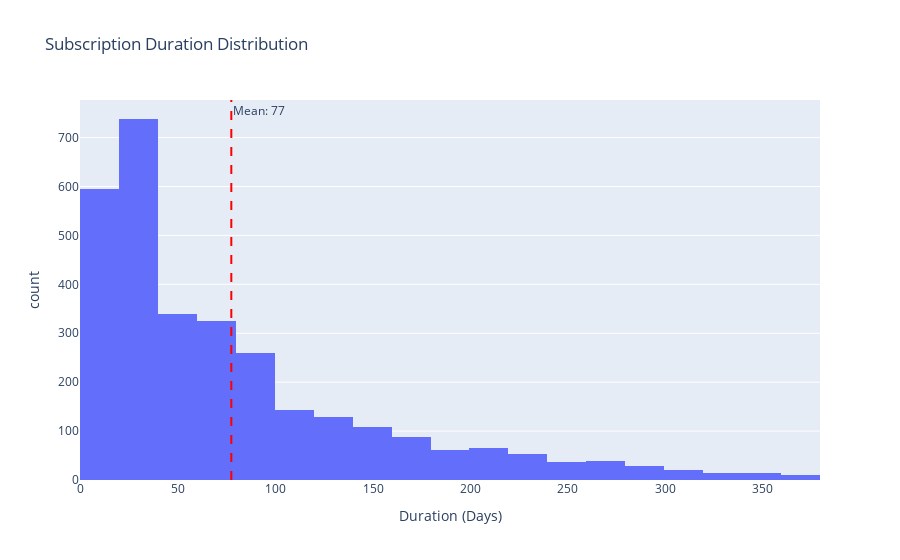

This figure's notebook cell:
### Code cell
# 7. subscription duration distribution
fig = px.histogram(df, x='duration_days', nbins=30,
                   title='Subscription Duration Distribution',
                   labels={'duration_days': 'Duration (Days)', 'count': 'Frequency'})
fig.add_vline(x=df['duration_days'].mean(), line_dash='dash', line_color='red',
              annotation_text=f"Mean: {df['duration_days'].mean():.0f}")
fig.show()

### Figure 1 — Plotly figure (JSON) as saved in the notebook; plotly's stock layout.template omitted (floating-point values rounded to 4 significant figures; data arrays with more than 128 entries replaced by an {"elided": "..."} marker saying what was removed)
{"data": [{"bingroup": "x", "hovertemplate": "Duration (Days)=%{x}<br>count=%{y}<extra></extra>", "legendgroup": "", "marker": {"color": "#636efa", "pattern": {"shape": ""}}, "name": "", "nbinsx": 30, "orientation": "v", "showlegend": false, "type": "histogram", "x": {"elided": "3069 float values"}, "xaxis": "x", "yaxis": "y"}], "layout": {"annotations": [{"showarrow": false, "text": "Mean: 77", "x": 77.2, "xanchor": "left", "xref": "x", "y": 1, "yanchor": "top", "yref": "y domain"}], "barmode": "relative", "legend": {"tracegroupgap": 0}, "shapes": [{"line": {"color": "red", "dash": "dash"}, "type": "line", "x0": 77.2, "x1": 77.2, "xref": "x", "y0": 0, "y1": 1, "yref": "y domain"}], "title": {"text": "Subscription Duration Distribution"}, "xaxis": {"anchor": "y", "domain": [0, 1], "title": {"text": "Duration (Days)"}}, "yaxis": {"anchor": "x", "domain": [0, 1], "title": {"text": "count"}}}}
